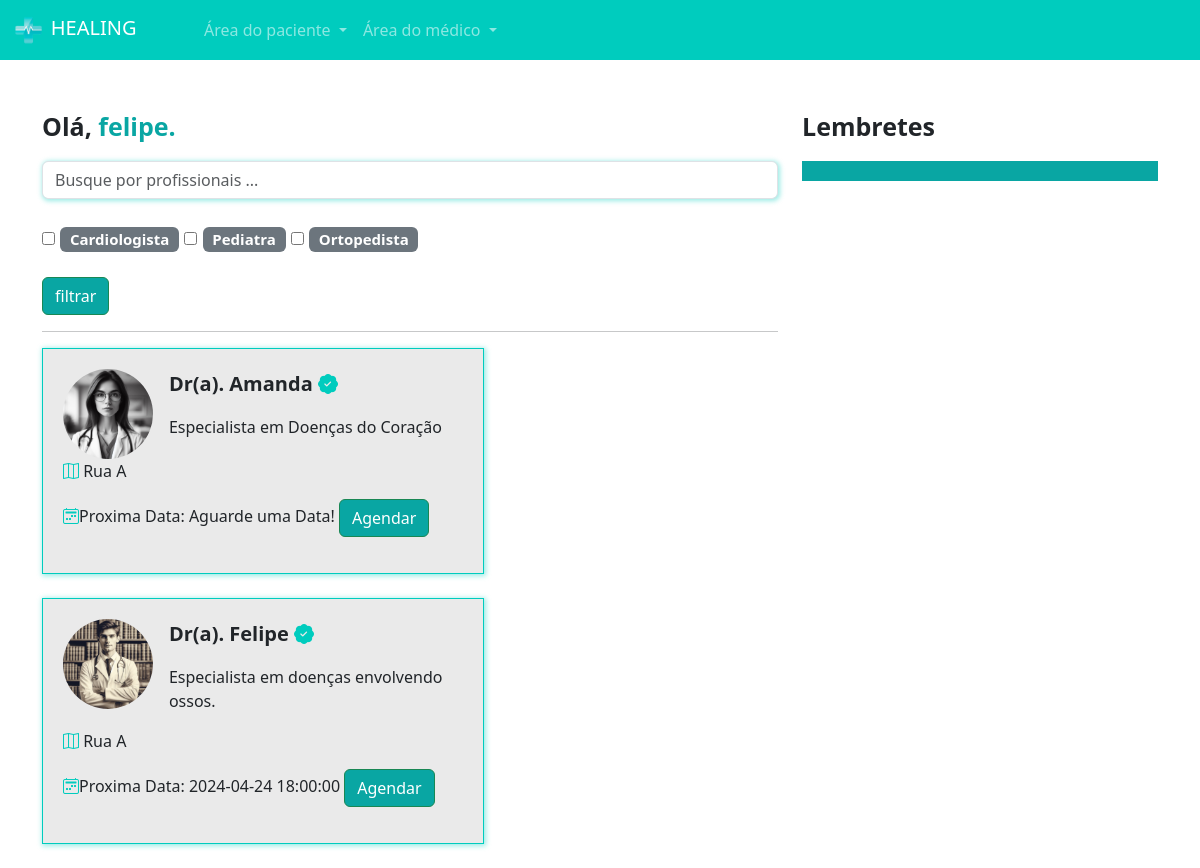
The app's page /pacientes/home/ (signed in) with its own data.
### medico/models.py (models this page shows, shortened)
class Especialidades(models.Model):
    especialidade = models.CharField(max_length=100)

class DadosMedico(models.Model):
    crm = models.CharField(max_length=30)
    nome = models.CharField(max_length=100)
    cep = models.CharField(max_length=100)
    rua = models.CharField(max_length=100)
    bairro = models.CharField(max_length=100)
    numero = models.IntegerField(max_length=100)
    rg = models.ImageField(upload_to='rgs')
    cedula_identidade_medica = models.ImageField(upload_to='cim')
    foto = models.ImageField(upload_to='fotos_perfil')
    descricao = models.TextField()
    valor_consulta = models.FloatField(default=100)
    user = models.ForeignKey(User, on_delete=models.DO_NOTHING)
    especialidade = models.ForeignKey(Especialidades, on_delete=models.DO_NOTHING)
    @property
    def proxima_data(self):
        proxima_data = DatasAbertas.objects.filter(user=self.user).filter(data__gt=datetime.now()).filter(agendado=False).order_by('data').first()
        return proxima_data

class DatasAbertas(models.Model):
    data = models.DateTimeField()
    user = models.ForeignKey(User, on_delete=models.DO_NOTHING)
    agendado = models.BooleanField(default=False)
    def __str__(self):
        return str(self.data)

### paciente/views.py (the view)
# urls.py: 2. Add a URL to urlpatterns:  path('', views.home, name='home')
def home(request):
    if request.method == "GET":
        medico_filtrar = request.GET.get('medico')
        especialidade_filtrar = request.GET.getlist('especialidades')
        medicos = DadosMedico.objects.all()
        lembrete = Consulta.objects.filter(data_aberta__data__gte=datetime.now()).filter(status="A")
        print(lembrete.values)
        if medico_filtrar:
            medicos = medicos.filter(nome__icontains=medico_filtrar)
        if especialidade_filtrar:
            medicos = medicos.filter(especialidade_id__in=especialidade_filtrar)
        especialidades = Especialidades.objects.all()
        context = {'medicos': medicos, 'especialidades': especialidades, 'is_medico': is_medico(request.user), 'lembrete': lembrete}
        return render(request, 'home.html', context)

### medico/models.py (called while the page is built)
def is_medico(user):
    return DadosMedico.objects.filter(user=user).exists()

### paciente/models.py (called while the page is built)
    def __str__(self) -> str:
        return self.paciente.username

### paciente/templates/home.html (shortened to what this page needs)
{% extends "base.html" %}
{% load static %}
{% block 'head' %}
<link rel="stylesheet" href="{% static 'medicos/css/abrir_horario.css' %}">
<link rel="stylesheet" href="{% static 'usuarios/css/usuarios.css' %}">
<link rel="stylesheet" href="{% static 'medicos/css/cadastro_medico.css' %}">
<link rel="stylesheet" href="{% static 'pacientes/css/home.css' %}">
<link rel="stylesheet" href="https://cdn.jsdelivr.net/npm/bootstrap-icons@1.11.3/font/bootstrap-icons.min.css">
{% endblock 'head' %}
{% block 'body' %}
{% include "partials/navbar.html" %}
<br><br>
<div class="container">
<div class="row">
<div class="col-md-8">
<p style="font-size: 25px" class="p-bold">Olá, <span class="color-dark">{{request.user.username}}.</span></p>
<form action="{% url 'home' %}" post="GET">
<input type="text" class="form-control shadow-main-color" placeholder="Busque por profissionais ..." name="medico">
<br>
<div class="especialidades">
    {% for especialidade in especialidades%}
    <input type="checkbox" name="especialidades" value={{especialidade.id}}>
    <span class="badge bg-secondary">
        {{especialidade.especialidade}}
</span>
    {% endfor %}
</div>
<br>
<input type="submit" value="filtrar" class="btn btn-success btn-dark-color">
</form>
<hr>
<div class="list-medicos">
    {% for medico in medicos %}
<div class="card-medicos shadow-main-color">
<div class="row">
<div class="col-md-3"><img src="{{medico.foto.url}}" class="foto-perfil-card" alt=""></div>
<div class="col-md">
<p style="font-size: 20px" class="p-bold">Dr(a). {{medico.nome}} <i class="bi bi-patch-check-fill icon-main"></i></p>
<p>{{medico.descricao}}</p>
</div>
</div>
<p><i class="bi bi-map icon-main"></i> {{medico.rua}}</p>
<p><i class="bi bi-calendar2-week icon-main"></i>Proxima Data:
    {% if medico.proxima_data %}
        {{medico.proxima_data}}
    {% else %}
        Aguarde uma Data!
    {% endif %}
<a href="{% url 'escolher_horario' medico.id %}" class="btn btn-success btn-dark-color">Agendar</a>
</div>
<br>
{% endfor %}
</div>
</div>
<div class="col-md-4">
<p style="font-size: 25px" class="p-bold">Lembretes</p>
<p class="bg-main-lembrete">
</p>
</div>
</div>
</div>
{% endblock 'body' %}

### templates/base.html (shortened to what this page needs)
{% load static %}
<!doctype html>
<html lang="en">
 <head>
 <link rel="stylesheet" href="{% static 'geral/css/base.css' %}">
 <link href="https://cdn.jsdelivr.net/npm/bootstrap@5.3.3/dist/css/bootstrap.min.css" rel="stylesheet">
 {% block 'head' %}{% endblock 'head' %}
 </head>
 <body>
 {% block 'body' %}{% endblock 'body' %}
 </body>
</html>

### templates/partials/navbar.html (shortened to what this page needs)
{% load static %}
<nav class="navbar navbar-expand-lg navbar-dark bg-color-dark">
<div class="container-fluid">
<a class="navbar-brand" href="#"><img src="{% static 'geral/img/logo.png' %}" width="20%" alt="">&nbspHEALING</a>
<div class="collapse navbar-collapse" id="navbarNav">
<ul class="navbar-nav">
<li class="nav-item dropdown">
<a class="nav-link dropdown-toggle" href="#" id="navbarDropdownMenuLink" role="button" data-bs-toggle="dropdown" aria-expanded="false">
Área do paciente
</a>
</li>
{% if is_medico %}
<li class="nav-item dropdown">
<a class="nav-link dropdown-toggle" href="#" id="navbarDropdownMenuLink" role="button" data-bs-toggle="dropdown" aria-expanded="false">
Área do médico
</a>
</li>
{% else %}
<li class="nav-item">
<a class="nav-link" href="{% url 'cadastro_medico' %}">Sou médico</a>
</li>
{% endif %}
</ul>
</div>
</div>
</nav>

### templates/static/geral/css/base.css (style rules this page uses)
:root { --main-color: #00CCBE; --dark-color: #09A6A3; --contrast-color: #FFD686; }
.bg-color-dark { background-color: var(--main-color); }
.p-bold { font-weight: bold; }
.color-dark { color: var(--dark-color); }

### templates/static/usuarios/css/usuarios.css (style rules this page uses)
.btn-dark-color { background-color: var(--dark-color); color: white; }

### templates/static/medicos/css/cadastro_medico.css (style rules this page uses)
.shadow-main-color { box-shadow: 1px 1px 5px 1px rgba(0, 204, 190,.4); }

### templates/static/pacientes/css/home.css (style rules this page uses)
.especialidades { font-size: 20px; }
.card-medicos { width: 60%; background-color: #EAEAEA; border: 1px solid var(--main-color); padding: 20px; }
.foto-perfil-card { width: 90px; height: 90px; border-radius:45px; }
.icon-main { color: var(--main-color); }
.bg-main-lembrete { background-color:var(--dark-color); padding: 10px; color: white; }

### records on screen
Especialidades: especialidade "Cardiologista"
Especialidades: especialidade "Pediatra"
Especialidades: especialidade "Ortopedista"
DadosMedico: foto (picture), nome "Amanda", descricao "Especialista em Doenças do Coração", rua "Rua A", shows "Aguarde uma Data!"
DadosMedico: foto (picture), nome "Felipe", descricao "Especialista em doenças envolvendo ossos.", rua "Rua A", proxima_data "2024-04-24 18:00:00"

### other values on screen
{{ request.user.username }} "felipe"
